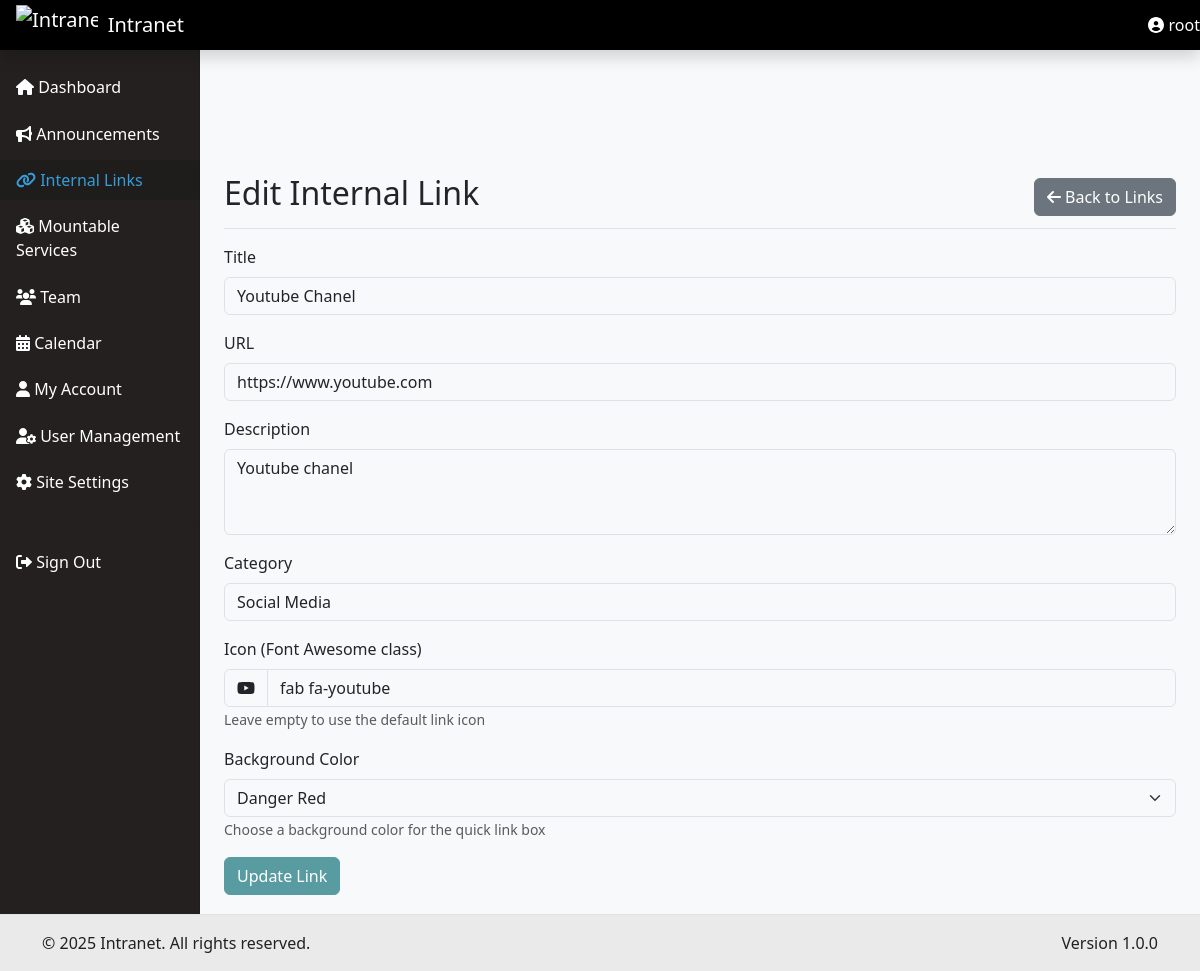
Screenshot of /internal-links/edit.php?id=7 (signed in) with the database file from the repository.
### tables this page shows
CREATE TABLE `internal_links` (
  `id` int(11) NOT NULL,
  `title` varchar(100) NOT NULL,
  `url` varchar(255) NOT NULL,
  `description` text DEFAULT NULL,
  `category` varchar(50) DEFAULT NULL,
  `icon` varchar(50) DEFAULT 'fa-link',
  `bg_color` varchar(20) DEFAULT 'bg-primary'
);

### internal-links/edit.php (the view, shortened to what this page needs)
<?php
require_once '../config/config.php';
$id = isset($_GET['id']) ? (int)$_GET['id'] : 0;
$query = "SELECT * FROM internal_links WHERE id = ?";
$stmt = $db->prepare($query);
$stmt->bind_param('i', $id);
$stmt->execute();
$result = $stmt->get_result();
$link = $result->fetch_assoc();
include '../includes/header.php';
?>
<div class="container-fluid">
    <div class="row">
        <?php include '../includes/sidebar.php'; ?>
        <main class="col-md-9 ms-sm-auto col-lg-10 px-md-4">
            <div class="d-flex justify-content-between flex-wrap flex-md-nowrap align-items-center pt-3 pb-2 mb-3 border-bottom">
                <h1 class="h2">Edit Internal Link</h1>
                <div class="btn-toolbar mb-2 mb-md-0">
                    <a href="index.php" class="btn btn-secondary">
                        <i class="fas fa-arrow-left"></i> Back to Links
                    </a>
                </div>
            </div>
            <form method="POST" action="" class="needs-validation" novalidate>
                <div class="mb-3">
                    <label for="title" class="form-label">Title</label>
                    <input type="text" class="form-control" id="title" name="title" value="<?php echo htmlspecialchars($link['title']); ?>" required>
                </div>
                <div class="mb-3">
                    <label for="url" class="form-label">URL</label>
                    <input type="url" class="form-control" id="url" name="url" value="<?php echo htmlspecialchars($link['url']); ?>" required>
                </div>
                <div class="mb-3">
                    <label for="description" class="form-label">Description</label>
                    <textarea class="form-control" id="description" name="description" rows="3"><?php echo htmlspecialchars($link['description']); ?></textarea>
                </div>
                <div class="mb-3">
                    <label for="category" class="form-label">Category</label>
                    <input type="text" class="form-control" id="category" name="category" value="<?php echo htmlspecialchars($link['category']); ?>" required>
                </div>
                <div class="mb-3">
                    <label for="icon" class="form-label">Icon (Font Awesome class)</label>
                    <div class="input-group">
                        <span class="input-group-text"><i class="<?php echo htmlspecialchars($link['icon']); ?>"></i></span>
                        <input type="text" class="form-control" id="icon" name="icon" value="<?php echo htmlspecialchars($link['icon']); ?>" placeholder="fas fa-link">
                    </div>
                    <small class="text-muted">Leave empty to use the default link icon</small>
                </div>
                <div class="mb-3">
                    <label for="bg_color" class="form-label">Background Color</label>
                    <select class="form-select" id="bg_color" name="bg_color">
                        <option value="bg-danger" <?php echo ($link['bg_color'] === 'bg-danger') ? 'selected' : ''; ?>>Danger Red</option>
                    </select>
                    <small class="text-muted">Choose a background color for the quick link box</small>
                </div>
                <div class="mb-3">
                    <button type="submit" class="btn btn-primary">Update Link</button>
                </div>
            </form>
        </main>
    </div>
</div>
<?php include '../includes/footer.php'; ?>

### assets/css/style.css (style rules this page uses)
main { padding-top: 1.5rem; }
.btn-primary { background-color: #2470dc; border-color: #2470dc; }

### includes/footer.php (style rules this page uses)
main { padding-bottom: 60px; }

### rows the page displays
internal_links: title "Youtube Chanel", url "https://www.youtube.com", description "Youtube chanel", category "Social Media", icon "fab fa-youtube", bg_color "Danger Red"

### other values shown
$settings['site_name'] "Intranet"
$_SESSION['user']['full_name'] "root"
